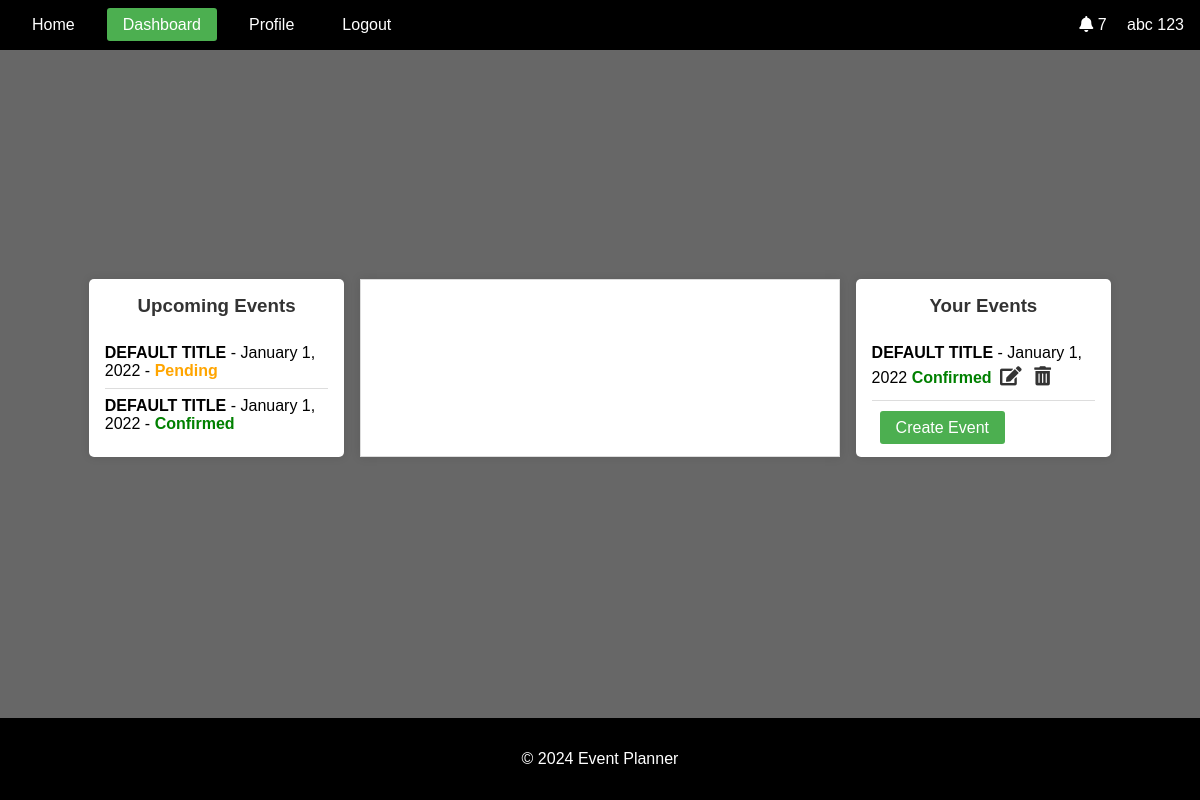
The app's page /dashboard/ (signed in) with its own data.
### events/models.py (models this page shows, shortened)
class Event(models.Model):
    STATUS_CHOICES = [
        ("Pending", "Pending"),
        ("Confirmed", "Confirmed"),
        ("Cancelled", "Cancelled"),
    ]
    title = models.CharField(max_length=100)
    description = models.TextField()
    location = models.CharField(max_length=255)
    created_by = models.ForeignKey(User, on_delete=models.CASCADE)
    proposed_date = models.DateTimeField()
    finalized_date = models.DateTimeField(null=True, blank=True)
    status = models.CharField(
        max_length=20, choices=STATUS_CHOICES, default="Pending"
    )
    created_at = models.DateTimeField(auto_now_add=True)
    updated_at = models.DateTimeField(auto_now=True)

### accounts/views.py (the view)
# urls.py: path("dashboard/", views.dashboard, name="dashboard"),
@login_required
def dashboard(request):
    current_user = request.user
    user_events = Event.objects.filter(created_by=current_user).order_by(
        "proposed_date"
    )
    invited_events = Event.objects.filter(
        invitations__user=current_user
    ).order_by("proposed_date")
    upcoming_events = (
        (user_events | invited_events).distinct().order_by("proposed_date")
    )
    upcoming_events_with_read_status = []
    for event in upcoming_events:
        unread_invitations = Invitation.objects.filter(
            event=event, user=current_user, read=False
        ).exists()
        upcoming_events_with_read_status.append(
            {"event": event, "unread": unread_invitations}
        )
    context = {
        "upcoming_events_with_read_status": upcoming_events_with_read_status,
        "user_events": user_events,
    }
    return render(request, "accounts/dashboard.html", context)

### notifications/context_processors.py (called while the page is built)
def notifications(request):
    if request.user.is_authenticated:
        all_notifications = Notification.objects.filter(
            user=request.user
        ).order_by("-created_at")
        unread_notifications = all_notifications.filter(read=False)[:8]
        notification_count = all_notifications.count()
        return {
            "recent_notifications": unread_notifications,
            "notification_count": notification_count,
        }
    return {}

### accounts/templates/accounts/dashboard.html (shortened to what this page needs)
{% extends 'base.html' %}
{% block content %}
<div class="dashboard-container">
    <div class="upcoming-events">
        <h3>Upcoming Events</h3>
        <ul>
            {% for item in upcoming_events_with_read_status %}
                <li>
                    <strong><a href="{% url 'event_details' item.event.id %}" class="event-link">{{ item.event.title|upper }}</a></strong> - {{ item.event.proposed_date|date:"F j, Y" }} - <span class="status {{ item.event.status|lower }}">{{ item.event.status }}</span>
                </li>
            {% empty %}
                <li>No upcoming events.</li>
                <br>
            {% endfor %}
        </ul>
    </div>
    <div id="calendar"></div>
    <div class="your-events">
        <h3>Your Events</h3>
        <ul>
            {% for event in user_events %}
                <li>
                    <a href="{% url 'event_details' event.id %}" class="event-link">
                        <strong>{{ event.title|upper }}</strong>
                    </a>
                    - {{ event.proposed_date|date:"F j, Y" }}
                    <span class="status {{ event.status|lower }}">{{ event.status }}</span>
                    <a href="{% url 'edit_event' event.id %}" class="edit-btn"><i class="fas fa-edit"></i></a>
                    <button class="delete-btn" data-event-id="{{ event.id }}"><i class="fas fa-trash-alt"></i></button>
                </li>
                <br>
            {% empty %}
            <li>You have not created any events.</li>
            <br>
            {% endfor %}
        </ul>
        <a href="{% url 'create_event' %}" class="add-btn">Create Event</a>
    </div>
</div>
{% endblock %}

### templates/base.html (shortened to what this page needs)
<!DOCTYPE html>
<html lang="en">
<head>
    {% load static %}
    <link rel="stylesheet" href="{% static 'css/styles.css' %}">
    <link rel="stylesheet" href="https://cdnjs.cloudflare.com/ajax/libs/font-awesome/5.15.4/css/all.min.css">
    <link rel="stylesheet" href="https://cdnjs.cloudflare.com/ajax/libs/fullcalendar/3.10.2/fullcalendar.min.css" />
</head>
<body>
    <header>
        <nav class="navbar">
            <ul class="nav-links">
                <li><a href="{% url 'home' %}" class="{% if request.resolver_match.url_name == 'home' %}active{% endif %}">Home</a></li>
                {% if user.is_authenticated %}
                    <li><a href="{% url 'dashboard' %}" class="{% if request.resolver_match.url_name == 'dashboard' %}active{% endif %}">Dashboard</a></li>
                    <li><a href="{% url 'profile' %}" class="{% if request.resolver_match.url_name == 'profile' %}active{% endif %}">Profile</a></li>
                    <li><a href="{% url 'account_logout' %}">Logout</a></li>
                {% else %}
                    <li><a href="{% url 'account_login' %}" class="{% if request.resolver_match.url_name == 'account_login' %}active{% endif %}">Login</a></li>
                    <li><a href="{% url 'account_signup' %}" class="{% if request.resolver_match.url_name == 'account_signup' %}active{% endif %}">Sign Up</a></li>
                {% endif %}
            </ul>
            {% if user.is_authenticated %}
            <div class="user-info">
                <i class="fas fa-bell" id="notificationBell"></i>
                <span class="notification-count" id="notificationCount">{{ notification_count }}</span>
                {{ user.first_name }} {{ user.last_name }}
            </div>
            {% endif %}
        </nav>
    </header>
    <main>
        {% block content %}{% endblock %}
    </main>
    <footer>
        <p>&copy; 2024 Event Planner</p>
    </footer>
</body>
</html>

### static/css/styles.css (style rules this page uses)
* { box-sizing: border-box; }
body { font-family: Arial, sans-serif; margin: 0; padding: 0; background-color: #676767; display: flex; flex-direction: column; min-height: 100vh; }
header { background-color: #000000; color: white; padding: 1rem; }
.navbar { display: flex; justify-content: space-between; align-items: center; }
.nav-links { list-style: none; padding: 0; margin: 0; display: flex; }
.nav-links li { margin-right: 1rem; }
.nav-links li a { color: white; text-decoration: none; padding: 0.5rem 1rem; border-radius: 3px; }
.nav-links li a.active { background-color: #4CAF50; }
.user-info { color: white; }
main { flex: 1; padding: 2rem; display: flex; justify-content: center; align-items: center; flex-direction: column; margin-bottom: 2rem; }
footer { text-align: center; padding: 1rem; background-color: #000000; color: white; position: relative; bottom: 0; width: 100%; }
.dashboard-container { display: flex; justify-content: space-between; width: 100%; max-width: 90%; }
#calendar { flex: 1; max-width: 50%; max-height: 50%; margin: 0 1rem; background-color: white; border: 1px solid #ddd; padding: 10px; box-shadow: 0 0 10px rgba(0, 0, 0, 0.1); }
.event-link { color: #000; text-decoration: none; }
.upcoming-events, .your-events { background-color: white; padding: 1rem; border-radius: 5px; box-shadow: 0 0 10px rgba(0, 0, 0, 0.1); width: 25%; }
.upcoming-events h3, .your-events h3 { margin-top: 0; color: #333; text-align: center; }
.upcoming-events ul, .your-events ul { list-style: none; padding: 0; margin: 0; }
.upcoming-events li, .your-events li { padding: 0.5rem 0; border-bottom: 1px solid #ddd; }
.upcoming-events li:last-child, .your-events li:last-child { border-bottom: none; }
.upcoming-events .status, .your-events .status { font-weight: bold; }
.upcoming-events .status.confirmed, .your-events .status.confirmed { color: green; }
.upcoming-events .status.pending, .your-events .status.pending { color: orange; }
.edit-btn, .delete-btn, .add-btn { background-color: #333; color: white; border: none; padding: 0.5rem 1rem; margin: 0.5rem; cursor: pointer; border-radius: 3px; text-decoration: none; }
.status.pending { color: orange; }
.invite-btn, .delete-btn, .add-btn { background-color: #333; color: white; border: none; padding: 0.5rem 1rem; margin: 0.5rem; cursor: pointer; border-radius: 3px; }
div.your-events>a { background-color: #4CAF50; }
.edit-btn, .delete-btn { background: none; border: none; color: #333; cursor: pointer; font-size: 1.2rem; margin: 0; padding: 0.25rem; }
#notificationCount { margin-right: 1rem; }

### records on screen
Event: event "DEFAULT TITLE", event.proposed_date "January 1, 2022", event.status "Pending"
Event: event "DEFAULT TITLE", event.proposed_date "January 1, 2022", event.status "Confirmed", title "DEFAULT TITLE", proposed_date "January 1, 2022", status "Confirmed"

### other values on screen
{{ notification_count }} "7"
{{ user.first_name }} "abc"
{{ user.last_name }} "123"
